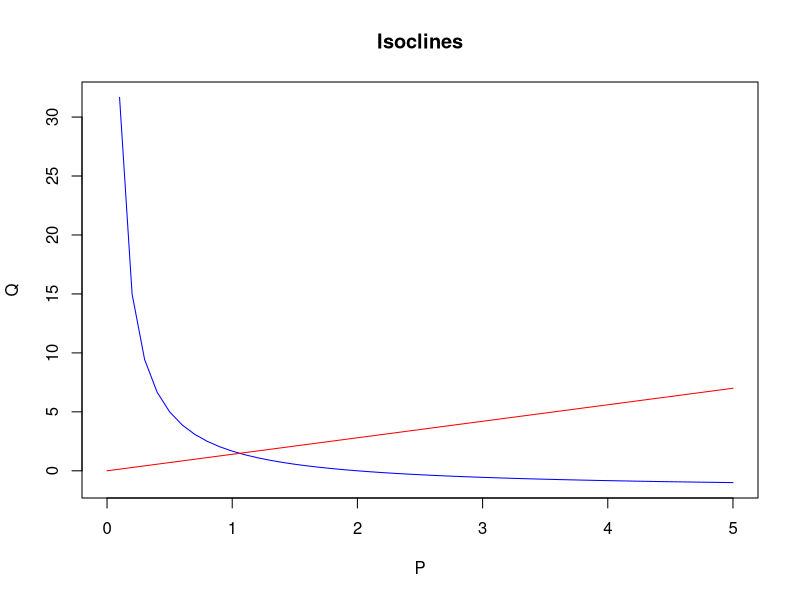
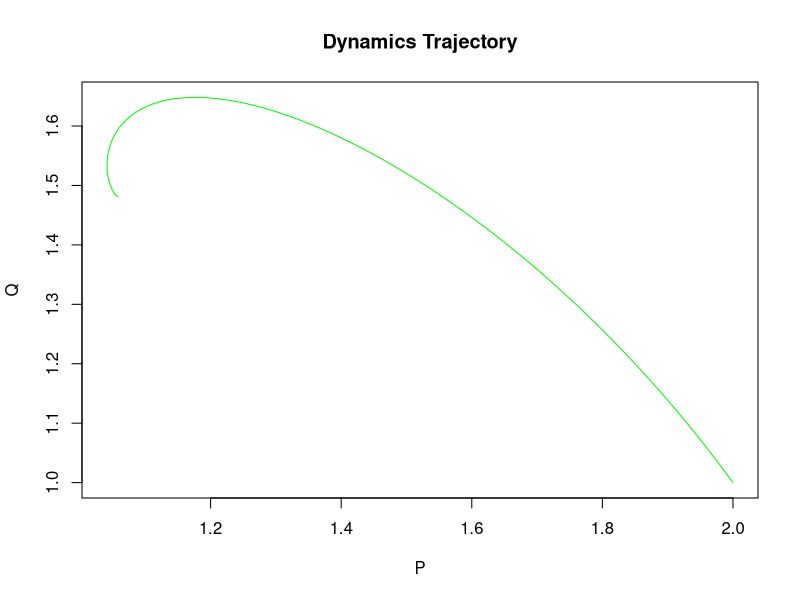
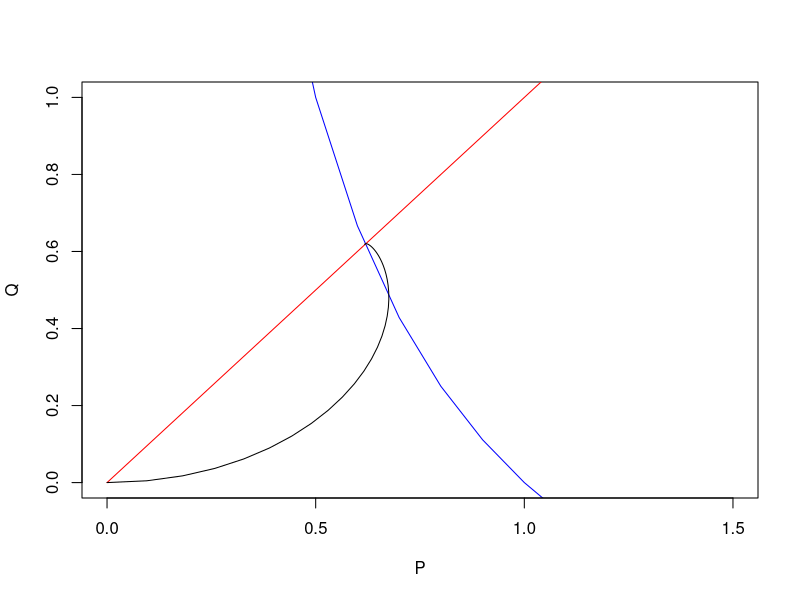
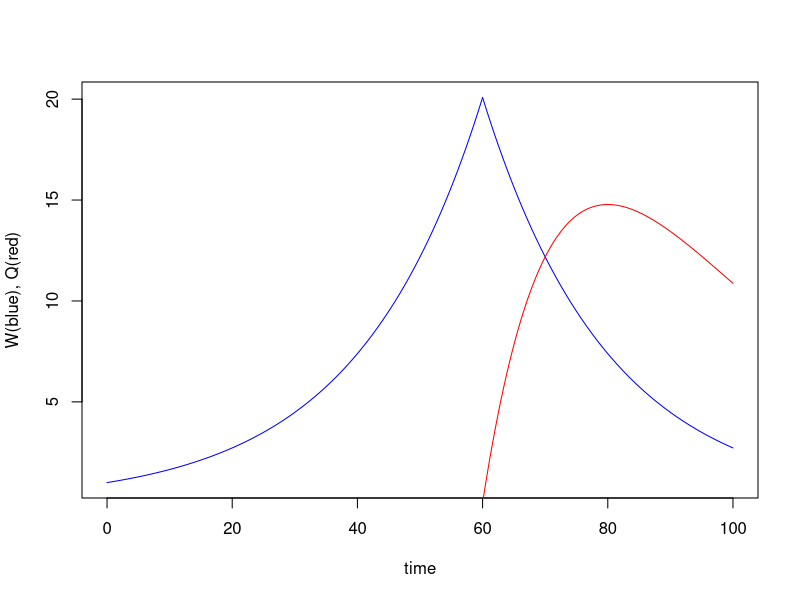
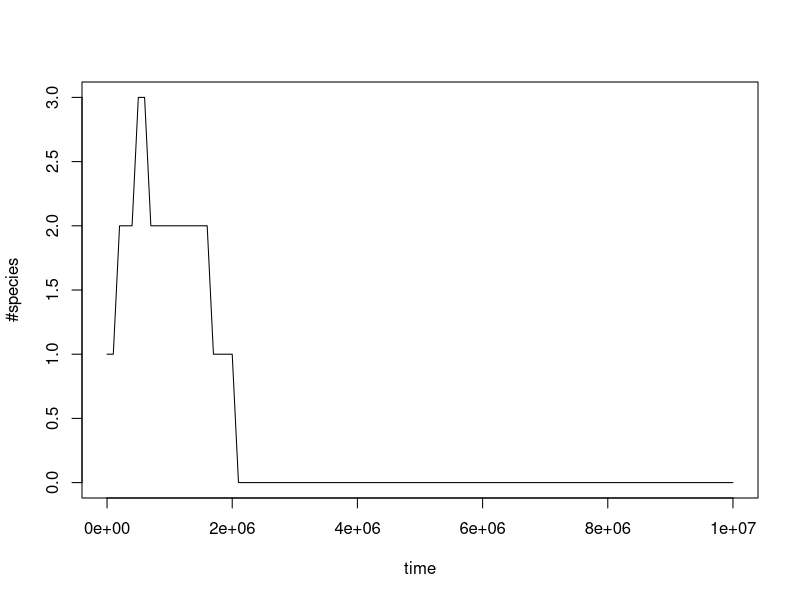
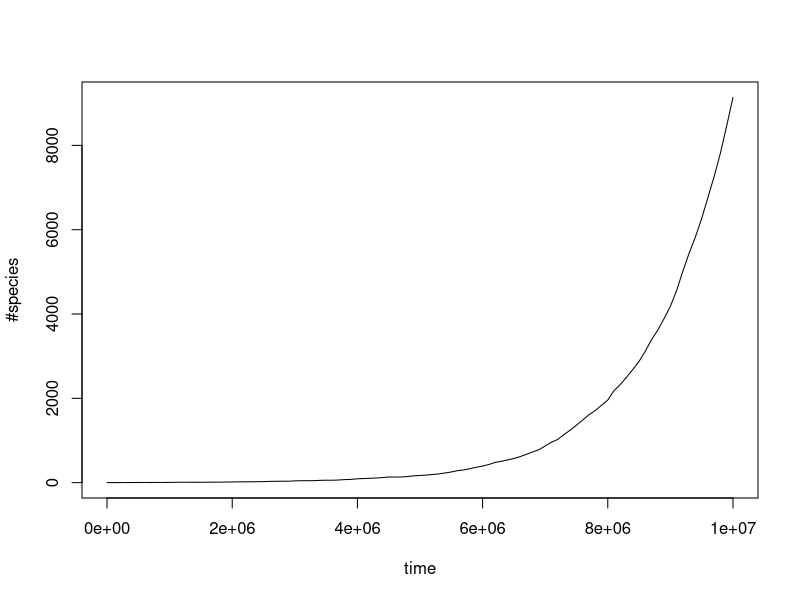
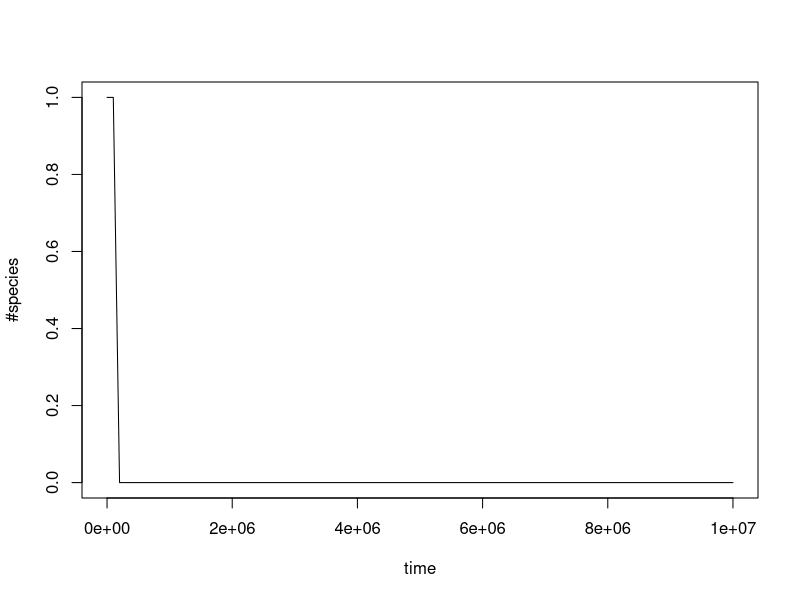
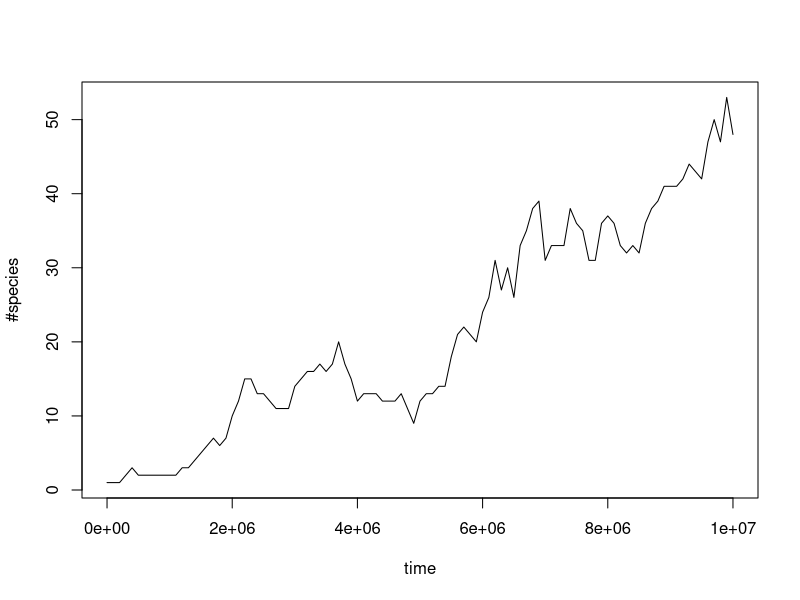

These charts were generated, in order, by the following R code:
rm(list = ls())
# Define parameters
a <- 1
b <- 0.5
c <- 0.3
r <- 0.7

# Define the range for P and Q
P_range <- seq(0, 5, by = 0.1)
Q_range <- seq(0, 5, by = 0.1)

# Calculate isoclines
P_isocline <- (a - b * P_range) / (c * P_range)
Q_isocline <- r * P_range / b

# Plot isoclines
plot(P_range, P_isocline, type = "l", col = "blue", xlab = "P", ylab = "Q", main = "Isoclines")
lines(P_range, Q_isocline, col = "red")

# Simulate dynamics
dt <- 0.01
steps <- 1000
P <- Q <- numeric(steps)
P[1] <- 2
Q[1] <- 1

for (i in 2:steps) {
  dP <- a - b * P[i - 1] - c * P[i - 1] * Q[i - 1]
  dQ <- r * P[i - 1] - b * Q[i - 1]
  P[i] <- P[i - 1] + dP * dt
  Q[i] <- Q[i - 1] + dQ * dt
}

# Plot trajectory
plot(P, Q, type = "l", col = "green", xlab = "P", ylab = "Q", main = "Dynamics Trajectory")
###########################
# Setting system parameters first:
pars <- list(a=1,b=1,c=1,r=1)
# Plotting P isocline, using Q as a function of P:
P <- seq(0,5,by=0.1) # a range of P-values
Q <- pars$a/(pars$c*P) - pars$b/pars$c # the corresponding Q-values
plot(P, Q, type='l', col='blue', ylim=c(0,1), xlim=c(0,1.5))
# Q-isocline:
Q <- pars$r/pars$b*P
lines(P,Q,col='red')
# Next, use ode to calculate a trajectory:
library(deSolve)
# The set of differential equations:
PQfunc <- function(t,PQ,pars) {
  P <- PQ[1]
  Q <- PQ[2]
  dPdt <- pars$a - pars$b*P - pars$c*P*Q
  dQdt <- pars$r*P - pars$b*Q
  return(list(c(dPdt,dQdt)))
}
time_vec <- seq(0,10,by=0.1)
PQ0 <- c(P=0,Q=0) # Initial condition
results <- ode(func = PQfunc, times = time_vec, y = PQ0, parms = pars)
# Plot the result in phase space:
lines(results[,2],results[,3],col='black')
###########################
rm(list=ls())
# Parameter list:
P <- list(tS=60, r=0.1, c=0.1, mu= 0.05, T=100)
# Dynamics before switch (ts):
t_vec <- seq(0, P$tS, by=0.1)
Wbefore <- exp((P$r-P$mu)*t_vec)
plot(t_vec,Wbefore,type='l',col='blue',xlim=c(0,P$T), xlab='time',ylab='W(blue), Q(red)')
# WQ-dynamics after ts:
WQgrowth <- function(t,WQ,P) {
  W <- WQ[1]
  Q <- WQ[2]
  dWdt <- -P$mu*W
  dQdt <- P$c*W - P$mu*Q
  return(list(c(dWdt,dQdt)))
}
t_vec2 <- seq(P$tS,P$T,by=0.1)
# Use the worker density at t=ts as an initial condition:
WQ0 <- c(W=Wbefore[length(Wbefore)], Q=0)
WQafter <- ode(func = WQgrowth, times = t_vec2, parms = P, y=WQ0)
# Plot workers and queens over time:
Wafter <- WQafter[,'W']
Qafter <- WQafter[,'Q']
lines(t_vec2,Wafter,col='blue')
lines(t_vec2,Qafter,col='red')
###########################
species <- function(PE,PS) {
  t_max <- 1e7 # 10 milion, length of simulation
  time_step <- 1e5 # 100,000, length of one time-step
  step_count <- t_max/time_step # Total number of time_steps
  N_save <- rep(0,step_count+1) # save also for t=0
  # Start with one species:
  N <- 1
  N_save[1] <- N
  for (i in 1:step_count) {
    # We track the new generation separately,
    # without updating N until the end.
    # This is so because N marks the end of the loop
    # and should not be altered within the loop.
    N_new <- N
    # For each species:
    for (s in 1:N) {
      # it may go extinct:
      if(runif(1)<PE){
        N_new <- N_new-1
      }else{ # if not, possibly speciate:
        if(runif(1)<PS){
          N_new <- N_new+1
        }
      }
    }
    # update N:
    N <- N_new
    N_save[i+1] <- N
    if(N<=0){
      break # This is important! Otherwise the loop on line 16 (for (s in 1:N)) will run
      #backwards!
    }
  }
  # Plot the dynamics on the right time-scale:
  plot(time_step*(0:step_count),N_save,type='l',xlab='time',ylab= '#species')
  return(N) # Don’t forget to return the result!
}
# Testing:
species(0.1,0.2)
#################################
species <- function(PE,PS) {
  t_max <- 1e7 # 10 milion, length of simulation
  time_step <- 1e5 # 100,000, length of one time-step
  step_count <- t_max/time_step # Total number of time_steps
  N_save <- rep(0,step_count+1) # save also for t=0
  # Start w ith one species:
  N <- 1
  N_save[1] <- N
  for (i in 1:step_count) {
    survivors <- sum(runif(N)<(1-PE))
    new_species <- sum(runif(survivors)<PS)
    N <- survivors + new_species
    N_save[i+1] <- N
    if(N<=0){
      break # This is important! Otherw ise the loop on line 14 may run backw ards!
    }
  }
  # Plot the dynamics on the right time-scale:
  plot(time_step*(0:step_count),N_save,type='l',xlab='time',ylab='#species')
  print(time_step*(0:step_count),N_save)
  return(N)
}
species(0.1,0.2)
result <- species(0.1,0.2)

###############################
# density dependent
rm(list = ls())
species2 <- function(PE,P0,k) {
  t_max <- 1e7 # 10 milion, length of simulation
  time_step <- 1e5 # 100,000, length of one time-step
  step_count <- t_max/time_step # Total number of time_steps
  N_save <- rep(0,step_count+1) # save also for t=0
  # Start with one species:
  N <- 1
  N_save[1] <- N
  for (i in 1:step_count) {
    # We track the new generation separately,
    # without updating N until the end
    # This is so because N marks the end of the loop
    # and should not be altered within the loop.
    N_new <- N
    # Density dependent speciation rate:
    PS = P0*exp(-k*N)
    # For each species:
    for (s in 1:N) {
      # it may go extinct:
      if(runif(1)<PE){
        N_new <- N_new-1
      }else{ # if not, possibly speciate:
        if(runif(1)<PS){
          N_new <- N_new+1
        }
      }
    }
    # update N:
    N <- N_new
    N_save[i+1] <- N
    if(N<=0){
      break # This is important! Otherwise the loop on line 18 will run backwards!
    }
  }
  # Plot the dynamics on the right time-scale:
  plot(time_step*(0:step_count),N_save,type= 'l',xlab= 'time',ylab='#species')
  return(N)
}
# Testing:
species2(0.1,0.2,0.01)
